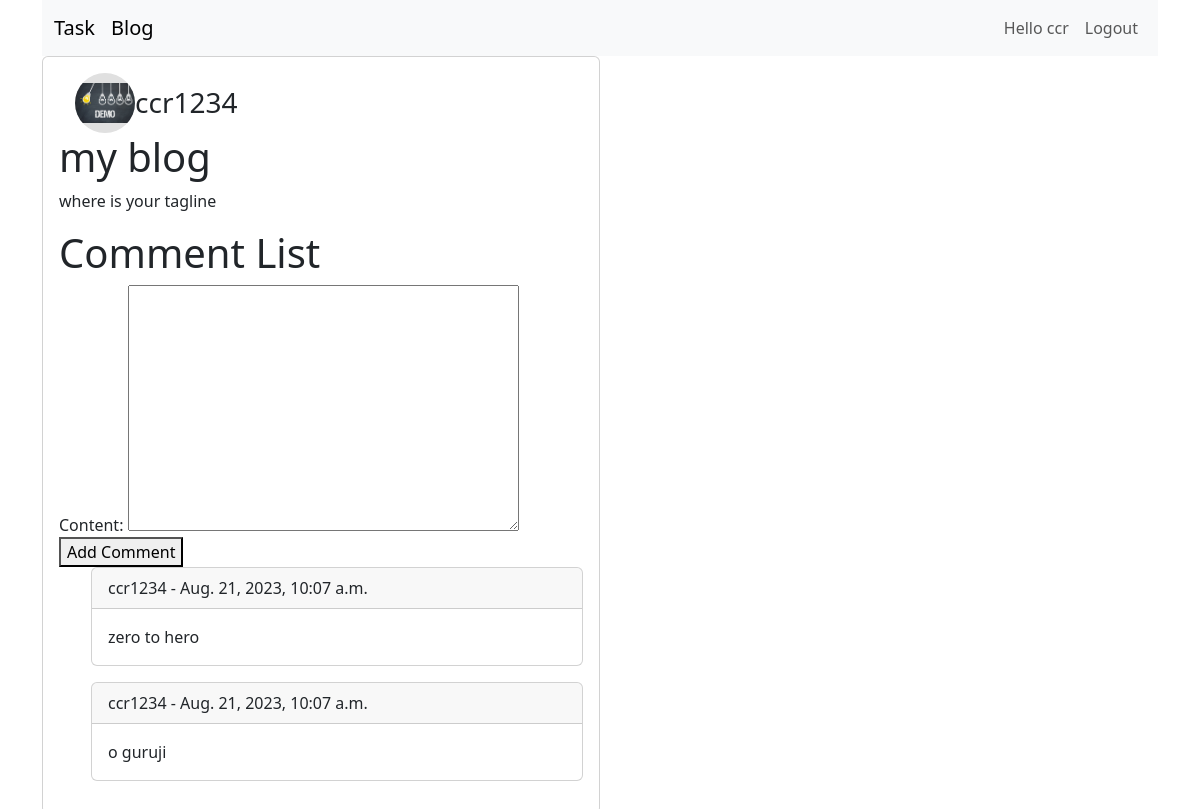
/taskapp/comment-list/40/ (signed in), run on the app's committed database.
### TaskApp/models.py (models this page shows, shortened)
class Blog(models.Model):
    creator = models.ForeignKey(User, on_delete=models.CASCADE, related_name="userblog")
    image = models.ImageField(upload_to='static/profile/', null=True, blank=True)
    slug = models.SlugField(unique=True, max_length=100)
    name = models.CharField(max_length=100)
    tagline = models.TextField()

class Timestamp(models.Model):
    created_at = models.DateTimeField(auto_now_add=True, blank=True, null=True)
    updated_at = models.DateTimeField(auto_now=True, blank=True, null=True)
    class Meta:
        abstract = True

class Comment(Timestamp):
    blog = models.ForeignKey(Blog, on_delete=models.CASCADE,related_name='comments')
    author = models.ForeignKey(User, on_delete=models.CASCADE)
    content = models.TextField()

### TaskApp/views.py (the view)
# urls.py: path('comment-list/<int:pk>/', views.comment_list, name='comment_list'),
@login_required
def comment_list(request, pk):
    blog = Blog.objects.get(pk=pk)
    comments = Comment.objects.all()
    form = CommentForm()
    return render(request, 'taskapp/blog_detail.html', {'comments': comments, 'form': form,'blog':blog})

### TaskApp/forms.py
class CommentForm(forms.ModelForm):
    class Meta:
        model = Comment
        fields = ['content']

### templates/taskapp/blog_detail.html (shortened to what this page needs)
{% extends 'taskapp/base.html' %}
{% load static %}
{% load crispy_forms_tags %}
{% block body %}
    <div class="col-sm-6">
        <div class="card">
          <div class="card-body">
            <div class="row px-3">
              <div class="profile-details">
                {% if blog.creator.profile.image %}
                    <img class="profile-pic mr-3" src="{{ blog.creator.profile.image.url }}" alt="Profile Picture">
                {% else %}
                    <img class="profile-pic mr-3" src="{% static '/demo.jpg' %}" alt="Default Profile Picture">
                {% endif %}
                <div>
                      <h3 class="mb-0 font-weight-normal">{{blog.creator}}</h3>
                  </div>
              </div>
          </div>
    <h1>{{ blog.name }}</h1>
    <p>{{ blog.tagline }}</p>
    <h1>Comment List</h1>
    <form id="add-comment-form">
        {{ form }}
        <button type="submit">Add Comment</button>
    </form>
    <ul id="comment-list">
        {% for comment in blog.comments.all %}
            <div class="card mb-3">
                <div class="card-header">
                    {{ comment.author }} - {{ comment.created_at }}
                </div>
                <div class="card-body">
                    <p class="card-text">{{ comment.content }}</p>
                </div>
            </div>
        {% empty %}
            <p>No comments yet.</p>
        {% endfor %}
     </ul>
    </div>
</div>
</div>
        {% endblock body %}

### templates/taskapp/base.html (shortened to what this page needs)
<!DOCTYPE html>
<html lang="en">
<head>
    <link href="https://cdn.jsdelivr.net/npm/bootstrap@5.3.1/dist/css/bootstrap.min.css" rel="stylesheet">
</head>
<body>
<div class="container">
    {% if request.user.is_authenticated %}
        <nav class="navbar navbar-expand-lg bg-body-tertiary">
            <div class="container-fluid">
                <a class="navbar-brand" href="{% url 'taskapp:task_list' %}">Task</a>
                <a class="navbar-brand" href="{% url 'taskapp:blog' %}">Blog</a>
                <div class="collapse navbar-collapse" id="navbarSupportedContent">
                    <ul class="navbar-nav ml-auto">
                        <li class="nav-item">
                            <a class="nav-link" href="#">Hello {{ request.user.username }}</a>
                        </li>
                        <li class="nav-item">
                            <a class="nav-link" href="{% url 'taskapp:logout' %}">Logout</a>
                        </li>
                    </ul>
                </div>
            </div>
        </nav>
    {% endif %}
    {% block body %}
    {% endblock body %}
</div>
</body>
</html>

### templates/taskapp/blog_detail.html (style rules this page uses)
.profile-pic { width: 60px; height: 60px; border-radius: 50%; object-fit: contain; background-color: #E0E0E0; }
.profile-details { display: flex; align-items: center; }
.mb-0 { margin-bottom: 0; }

### data on the page
Blog: creator "ccr1234", name "my blog", tagline "where is your tagline"
Comment: author "ccr1234", created_at "Aug. 21, 2023, 10:07 a.m.", content "zero to hero"
Comment: author "ccr1234", created_at "Aug. 21, 2023, 10:07 a.m.", content "o guruji"

### other printed values
{{ request.user.username }} "ccr"
